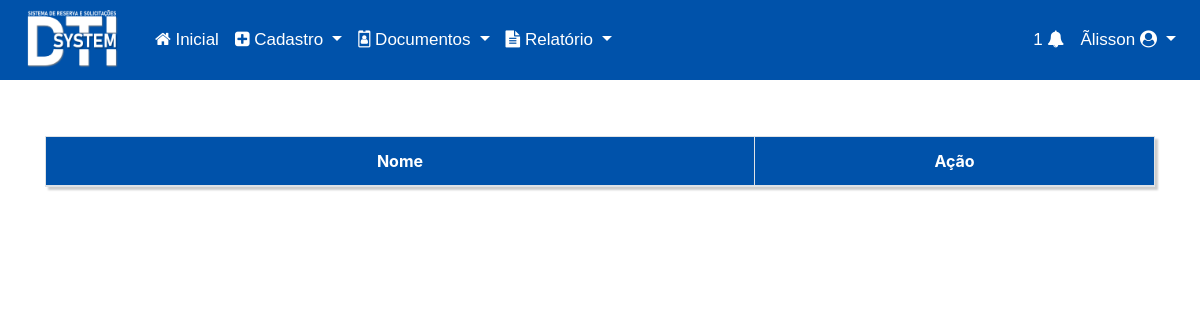
The page /view/views/listaragrupamento.php (signed in) on the database as committed earlier.
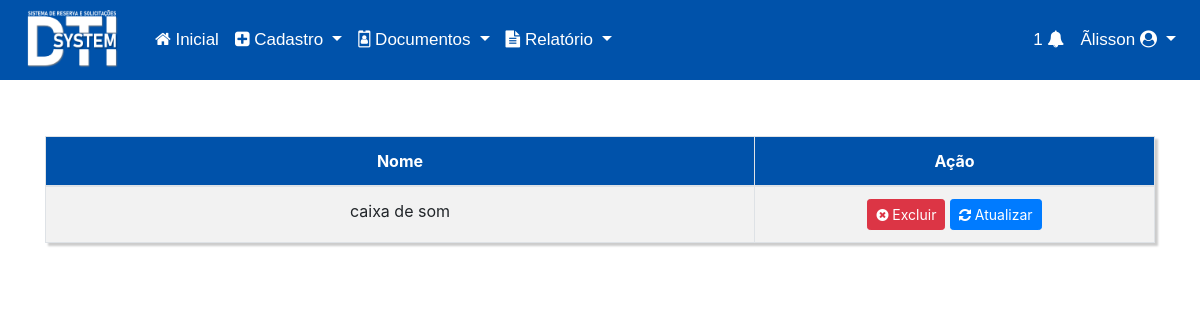
The same page on the database as committed later.
### tables this page shows
CREATE TABLE `agrupamento` (
  `id` int(11) NOT NULL,
  `nome` varchar(200) NOT NULL
);

### controller/agrupamento/Agrupamento.DAO.php (called while the page is built, shortened)
<?php
    class agrupamento_DAO extends agrupamento_class{
        function listarAgrupamento(){
            $resultado = "SELECT * FROM agrupamento ORDER BY id ASC";
            $resultado = DB::prepare($resultado);
            $resultado->execute();
            if($resultado->rowCount()>0){
                while($dados = $resultado->fetch(PDO::FETCH_ASSOC)){
                    $result[] = array(
                        'id' => $dados['id'],
                        'nome' => $dados['nome'],
                    );
                }
                return $result;
            }
        }
    }

### config/DB.php (called while the page is built, shortened)
<?php
    class DB{
        private static $instancia;
        public static function getInstancia(){
            if(!isset(self::$instancia)){
                try{
                    self::$instancia = new PDO('mysql:host='.HOST.';dbname='.BASE,USER,PASS);
                    self::$instancia->setAttribute(PDO::ATTR_ERRMODE, PDO::ERRMODE_EXCEPTION);
                    self::$instancia->setAttribute(PDO::ATTR_DEFAULT_FETCH_MODE, PDO::FETCH_OBJ);
                }catch(PDOException $erro){
                    echo $erro->getMessage();
                    echo "Erro na instancia da conexao";
                }
            }
            return self::$instancia;
        }
        public static function prepare($sql){
            return self::getInstancia()->prepare($sql);
        }
    }
?>

### view/views/listaragrupamento.php (the view, shortened to what this page needs)
<?php
include_once '../../controller/agrupamento/Agrupamento.DAO.php';
?>
<!DOCTYPE html>
<html lang="pt-br">
<head>
    <link rel="stylesheet" href="../../css/home.css">
    <link rel="stylesheet" href="https://stackpath.bootstrapcdn.com/bootstrap/4.3.1/css/bootstrap.min.css">
    <link rel="stylesheet" href="../../fonts/font-awesome-4.7.0/css/font-awesome.min.css">
</head>
<body>
<?php
  include 'menu.php';
?>
<?php
$reser = new agrupamento_DAO;
$resultado = $reser->listarAgrupamento();
?>
<div class="container">
<table class="table table-striped custab text-center table-bordered">
  <thead>
      <tr class="text-center" style="background-color: #0052aa; color: white;">
          <th>Nome</th>
          <th class="text-center" width="400">Ação</th>
      </tr>
  </thead>
  <?php
  foreach($resultado as $res){
  ?>
          <tr>
              <td><?php echo $res['nome'] ?></td>
              <td>
                <a class="btn btn-danger btn-sm" href="../../controller/agrupamento/Agrupamento.controller.php?acao=delete&id=<?php echo $res['id'] ?>" name="acao" onClick="remover()"><i class="fa fa-times-circle" aria-hidden="true"></i> Excluir</span> </a>
                <a class="btn btn-primary btn-sm" href="editaragrupamento.php?id=<?php echo $res['id'] ?>"><i class="fa fa-refresh" aria-hidden="true"></i></i> Atualizar</span> </a>
              </td>
          </tr>
  <?php } ?>
</table>
</div>
</body>
</html>

Rows that differ between the two databases and show on the page:
added agrupamento: nome "caixa de som"
